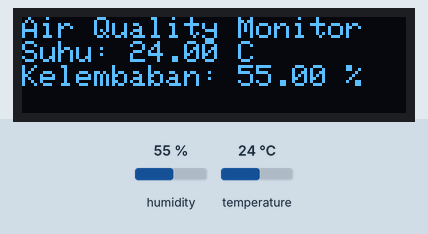
Simulated run of this sketch. Board: ESP32. Shown: 128×32 one-colour display. The inputs (shaded band) are chosen by the test bench; at power-on: humidity 55 %, temperature 24 °C. WiFi joins after 1.5 s; servers stay silent unless stated; no MQTT or app messages arrive unless stated; what the sketch prints to the serial monitor is not drawn.

Above: at 5.0 s.
5.1 s: humidity set to 22 %
At 10.1 s:
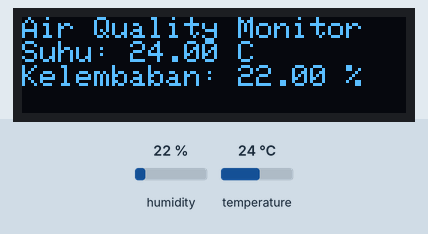
10.4 s: temperature set to 12 °C
At 14.4 s:
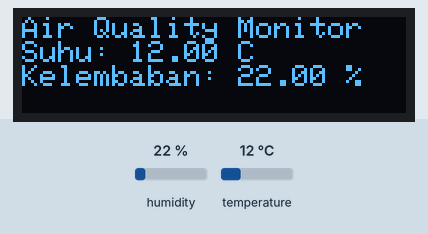
20.5 s: humidity set to 40 %
At 25.1 s:
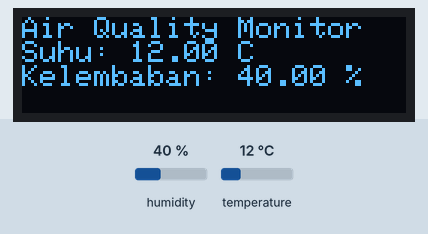
25.6 s: temperature set to 19 °C
At 30.4 s:
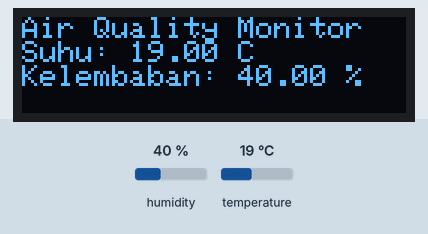
Timing chart, 0 to 31.9 s (numbered marks = the images above; inputs shaded):
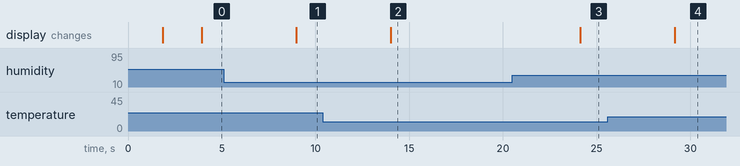

Measured:
- after the input at 5.1 s, the display: changes after 3.9 s (image 1)
- after the input at 10.4 s, the display: changes after 3.6 s (image 2)
- after the input at 20.5 s, the display: changes after 3.6 s (image 3)
- after the input at 25.6 s, the display: changes after 3.6 s (image 4)

The sketch:

SIBASO_AirQualityMonitor.ino
```cpp
#define BLYNK_TEMPLATE_ID "TMPL6sqUA8AkR"  // Pastikan ID ini benar
#define BLYNK_TEMPLATE_NAME "AirQuality"   // Pastikan nama ini sesuai dengan template di Blynk
#define BLYNK_AUTH_TOKEN "xK5yKSukZ-_6lSqne9ks2i6bWXF0Ef6k"  // Auth Token Anda

#include <WiFiManager.h>        // Library untuk konfigurasi WiFi
#include <PubSubClient.h>       // Library MQTT
#include <DHT.h>                // Library DHT
#include <BlynkSimpleEsp32.h>   // Library Blynk
#include <Adafruit_GFX.h>       // Library GFX untuk OLED
#include <Adafruit_SSD1306.h>   // Library OLED

// Konfigurasi DHT
#define DHTPIN 4                // Pin untuk sensor DHT
#define DHTTYPE DHT11           // Tipe sensor yang digunakan
DHT dht(DHTPIN, DHTTYPE);

WiFiManager wifiManager;

// Variabel MQTT
char mqttServer[40] = "broker.emqx.io";
char mqttPort[6] = "1883";
char mqttUser[40] = "";
char mqttPassword[40] = "";
char mqttTopicPub[40] = "StudyClub/NuurR/Publis";
char mqttTopicSub[40] = "StudyClub/NuurR/Subscribe";

// Konfigurasi OLED
#define SCREEN_WIDTH 128
#define SCREEN_HEIGHT 32
#define OLED_RESET -1 // Tidak menggunakan reset fisik
Adafruit_SSD1306 display(SCREEN_WIDTH, SCREEN_HEIGHT, &Wire, OLED_RESET);

WiFiClient wifiClient;
PubSubClient mqttClient(wifiClient);

// Variabel untuk Blynk dan UUID
String deviceID = "AirQuality-123"; // UUID unik untuk device
float temperature, humidity;

// Fungsi Setup
void setup() {
  Serial.begin(115200);

  // Inisialisasi DHT
  dht.begin();

  // Konfigurasi WiFiManager
  wifiManager.autoConnect("Mqtt-Nuur");

  // Konfigurasi Blynk
  Blynk.config(BLYNK_AUTH_TOKEN);
  Blynk.connect();

  // Konfigurasi MQTT
  mqttClient.setServer(mqttServer, atoi(mqttPort));
  mqttClient.setCallback(callback);

  // Inisialisasi OLED
  if (!display.begin(SSD1306_SWITCHCAPVCC, 0x3C)) {  // Alamat I2C default untuk OLED 128x64
    Serial.println(F("Gagal menginisialisasi OLED!"));
    for (;;);  // Berhenti jika tidak ada OLED
  }

  display.clearDisplay();
  display.setTextSize(1);
  display.setTextColor(SSD1306_WHITE);
  display.setCursor(0,0);
  display.println(F("Air Quality Monitor"));
  display.display();
  delay(2000); // Tampilkan pesan awal selama 2 detik

  Serial.println("Setup selesai, siap mengirim data ke Blynk, MQTT, dan OLED.");
}

// Fungsi utama loop
void loop() {
  // Jalankan Blynk dan MQTT
  Blynk.run();
  mqttClient.loop();

  // Jika tidak terhubung ke broker MQTT, coba terhubung
  if (!mqttClient.connected()) {
    reconnectMQTT();
  }

  // Baca data dari sensor DHT
  readDHT();

  // Kirim data ke Blynk
  Blynk.virtualWrite(V0, temperature); // Mengirim temperature ke Virtual Pin V0
  Blynk.virtualWrite(V1, humidity);    // Mengirim humidity ke Virtual Pin V1

  // Kirim data ke MQTT dalam format JSON
  publishDataToMQTT();

  // Tampilkan data di OLED
  displayDataOnOLED();

  delay(5000); // Tunggu 5 detik sebelum mengirim data lagi
}

// Fungsi untuk membaca data DHT
void readDHT() {
  temperature = dht.readTemperature();
  humidity = dht.readHumidity();

  // Validasi hasil pembacaan
  if (isnan(temperature) || isnan(humidity)) {
    Serial.println("Gagal membaca dari sensor DHT");
  } else {
    Serial.print("Suhu: ");
    Serial.print(temperature);
    Serial.print(" °C, Kelembaban: ");
    Serial.print(humidity);
    Serial.println(" %");
  }
}

// Fungsi untuk mengirim data ke MQTT
void publishDataToMQTT() {
  String payload = "{\"deviceID\":\"" + deviceID + "\",";
  payload += "\"data\":{\"temperature\":" + String(temperature) + ",";
  payload += "\"humidity\":" + String(humidity) + "}}";

  mqttClient.publish(mqttTopicPub, payload.c_str());
  Serial.println("Data dikirim ke MQTT: " + payload);
}

// Fungsi untuk menampilkan data di OLED
void displayDataOnOLED() {
  display.clearDisplay();
  display.setCursor(0,0);

  display.println("Air Quality Monitor");
  display.setTextSize(1);
  display.print("Suhu: ");
  display.print(temperature);
  display.println(" C");

  display.print("Kelembaban: ");
  display.print(humidity);
  display.println(" %");

  display.display(); // Update tampilan OLED
}

// Fungsi Callback untuk menerima pesan dari MQTT
void callback(char* topic, byte* payload, unsigned int length) {
  Serial.print("Pesan diterima di topik: ");
  Serial.println(topic);

  Serial.print("Isi pesan: ");
  for (int i = 0; i < length; i++) {
    Serial.print((char)payload[i]);
  }
  Serial.println();
}

// Fungsi untuk reconnect ke MQTT
void reconnectMQTT() {
  while (!mqttClient.connected()) {
    Serial.println("Mencoba terhubung ke MQTT...");

    if (mqttClient.connect("ESP32Client", mqttUser, mqttPassword)) {
      Serial.println("Terhubung ke MQTT!");
      mqttClient.subscribe(mqttTopicSub);
    } else {
      Serial.print("Gagal terhubung, coba lagi dalam 2 detik...");
      delay(2000);
    }
  }
}
```
